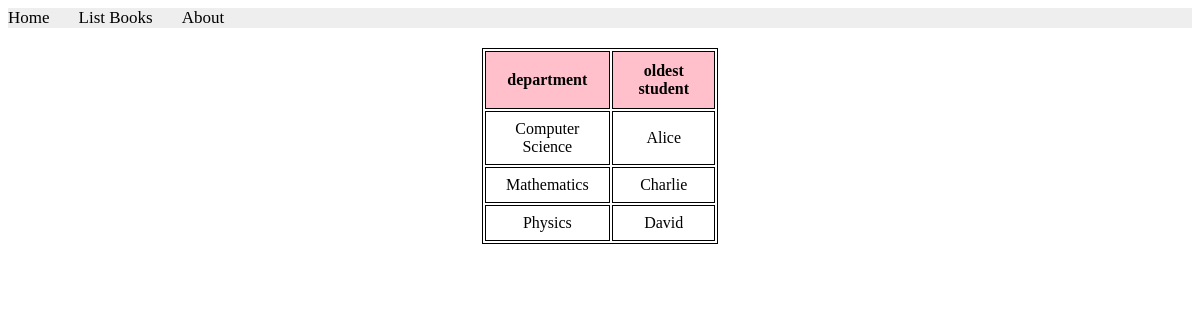
The page /books/lab9/task44 on the database its author committed.
### apps/bookmodule/models.py (models this page shows, shortened)
class Department11(models.Model):
    name = models.CharField(max_length = 50)

class Students11(models.Model):
     name = models.CharField(max_length = 50)
     card = models.OneToOneField(Card11, on_delete=models.PROTECT)
     department = models.ForeignKey(Department11, on_delete=models.CASCADE)
     course = models.ManyToManyField(Course11)

### apps/bookmodule/views.py (the view)
# urls.py: path('lab9/task44', views.task44),
def task44(request):
    departments = Department11.objects.annotate(oldest_student_id=Min('students11__id'))
    department_data = []
    for department in departments:
        if department.oldest_student_id is not None:
            oldest_student = department.students11_set.get(id=department.oldest_student_id)
            department_data.append(
                {
                    'department_name': department.name,
                    'oldest_student_name': oldest_student.name
                }
            )
    return render(request, 'bookmodule/task44.html', {'department_data': department_data})

### apps/templates/bookmodule/task44.html (shortened to what this page needs)
{% extends "layouts/base.html" %}
{% load static %}
{% block content %}
<table>
    <tr>
        <th>department</th>
        <th>oldest student</th>
    </tr>
    {% for data in department_data %}
    <tr>
        <td>{{ data.department_name }}</td>
        <td>{{ data.oldest_student_name }}</td>
    </tr>
    {% endfor %}
</table>
{% endblock content %}

### apps/templates/bookmodule/task44.html (style rules this page uses)
table { width: 20%; margin: 20px auto; font-size: 1em; font-family: Times New Roman; text-align: center; }
table, th, td { border: 1px solid black; }
th { background-color: pink; padding: 10px; font-weight: bold; }
td { padding: 8px; }

### rows shown on the page
Department11: department_name "Computer Science"
Students11: oldest_student_name "Alice"
Department11: department_name "Mathematics"
Students11: oldest_student_name "Charlie"
Department11: department_name "Physics"
Students11: oldest_student_name "David"
